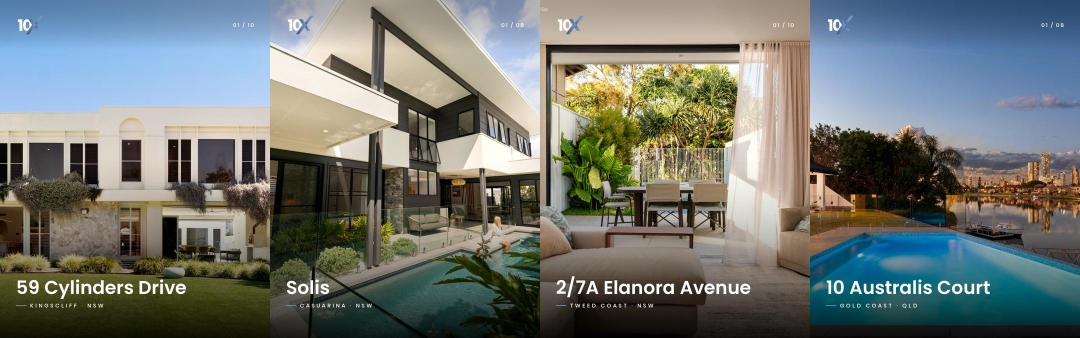
#> input picture projects/10xrealestate-ig/carousels/_covers.jpg, 2160 x 675 px (shown at 1/2 size)
$ python -i build_carousels.py   (imports and definitions only)
#> lines starting #> are read from the running program, lines starting #| are printed output that depends on the picture
"""Seamless editorial carousels for @10xrealestate_ (v5).

Each carousel is composed on ONE long canvas (9 slides x 1080 wide) and then
sliced, so photos run across the swipe seams. Patterns from the reference set
Hunter liked: mixed-weight headline, one photo cut into staggered bands, tilted
prints cut by a seam, a film strip of details, a frame split ON the seam.
carousels.json lists 12 [index, label] photos, filling in order:
  0 cover, 1 bands, 2-3 tilted prints, 4-7 film strip, 8 seam split,
  9 inset, 10 full bleed, 11 closing hero
Run: python3 build_carousels.py
"""
import io, json, os
import numpy as np
from scipy import ndimage
import cairosvg
from PIL import Image, ImageDraw, ImageEnhance, ImageFilter, ImageFont, ImageOps, ImageStat

Image.MAX_IMAGE_PIXELS = None
HERE = os.path.dirname(os.path.abspath(__file__))
SRC = "/Users/10xhunter/Documents/Posting for 10xRealestate/To Post"
LOGO = "/Users/10xhunter/Desktop/_Brand & Tools/10x-Visuals/Logos & Symbols/10xVisuals_10X Symbol Blue X.svg"
FONTS = "/Users/10xhunter/Library/Fonts/"
W, H, M = 1080, 1350, 64
SLIDES = 9
PAPER = (0xF6, 0xF4, 0xF0)
INK = (0x16, 0x1A, 0x1E)
BLUE = (0x61, 0xA8, 0xD8)
BORDER = 14


def font(weight, size):
    return ImageFont.truetype(f"{FONTS}Poppins-{weight}.ttf", size)


# [9 lines left out: function tracked, not called in this run]


def mark(width, ten):
    """Original 10X symbol: blue X untouched, the '10' recoloured."""
    m = Image.open(io.BytesIO(cairosvg.svg2png(url=LOGO, output_width=width))).convert("RGBA")
    px = m.load()
    for y in range(m.height):
        for x in range(m.width):
            r, g, b, a = px[x, y]
            if a and r > 200 and g > 200 and b > 200:
                px[x, y] = ten + (a,)
    return m


# [1 line that did not run here, left out]
# [1 line that did not run here, left out]
#> further down, picture is the input picture: PIL image 2160x675 RGB; mean R, G, B 113.2, 118.4, 113.6


def grade(im):
    im = ImageEnhance.Contrast(im).enhance(1.07)
    im = ImageEnhance.Color(im).enhance(1.05)
    r, g, b = im.split()
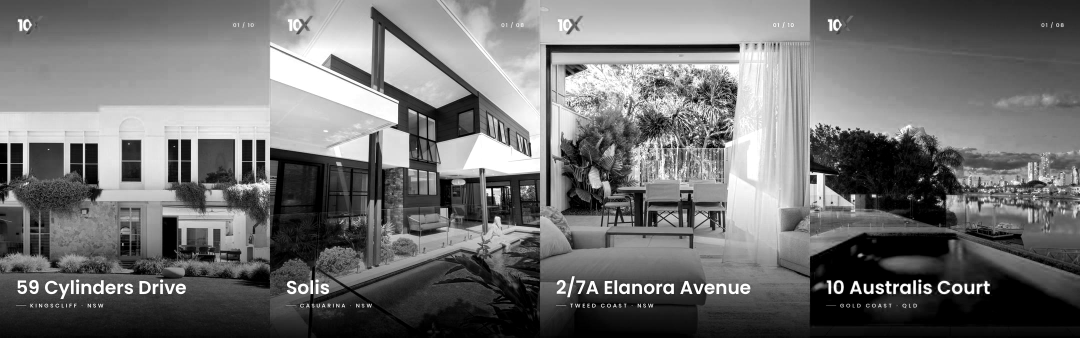
#> r: PIL image 2160x675 L (shown at 1/2 size); min 0, max 255, mean 112.1
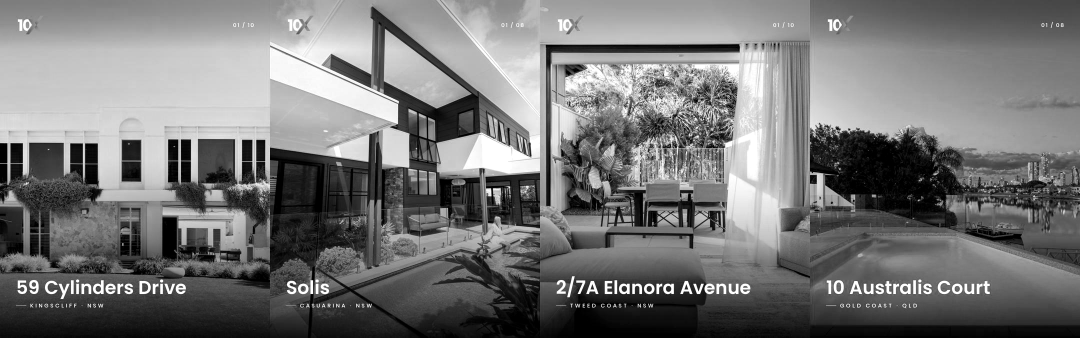
#> g: PIL image 2160x675 L (shown at 1/2 size); min 0, max 255, mean 117.7
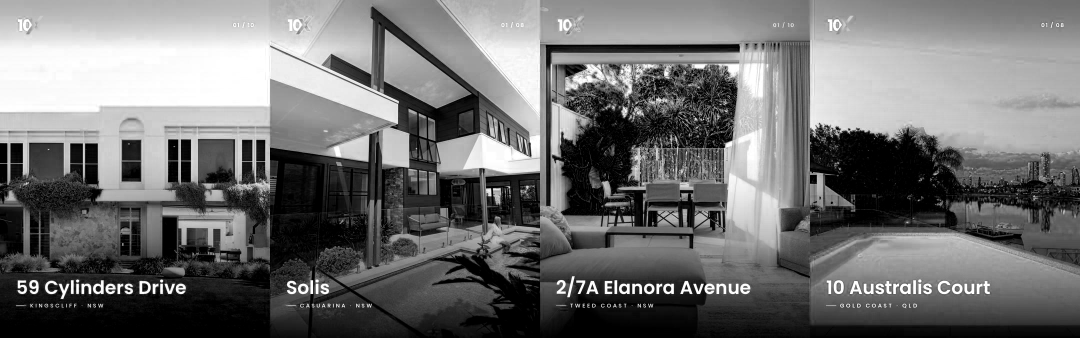
#> b: PIL image 2160x675 L (shown at 1/2 size); min 0, max 255, mean 112.8
    r = r.point(lambda v: min(255, int(v * 1.02)))
    b = b.point(lambda v: int(v * 0.98))
    im = Image.merge("RGB", (r, g, b))
    vig = Image.new("L", im.size, 0)
#> vig: PIL image 2160x675 L; every value is 0
    ImageDraw.Draw(vig).ellipse((-im.width * 0.25, -im.height * 0.25, im.width * 1.25, im.height * 1.25), fill=255)
#> vig: PIL image 2160x675 L; every value is 255
    vig = vig.filter(ImageFilter.GaussianBlur(max(im.size) // 6))
    return Image.composite(im, ImageEnhance.Brightness(im).enhance(0.85), vig)


# [270 lines left out: functions load, place, shade, caption, bands, split and 7 more, not called in this run]


LAYOUTS = {"A": compose, "B": compose_b, "C": compose_c}


# [42 lines left out: functions chrome, build, photos_for, not called in this run]


# [8 lines not run here, left out]

>>> from PIL import Image
>>> picture = Image.open('carousels/_covers.jpg')
>>> result = grade(picture)
